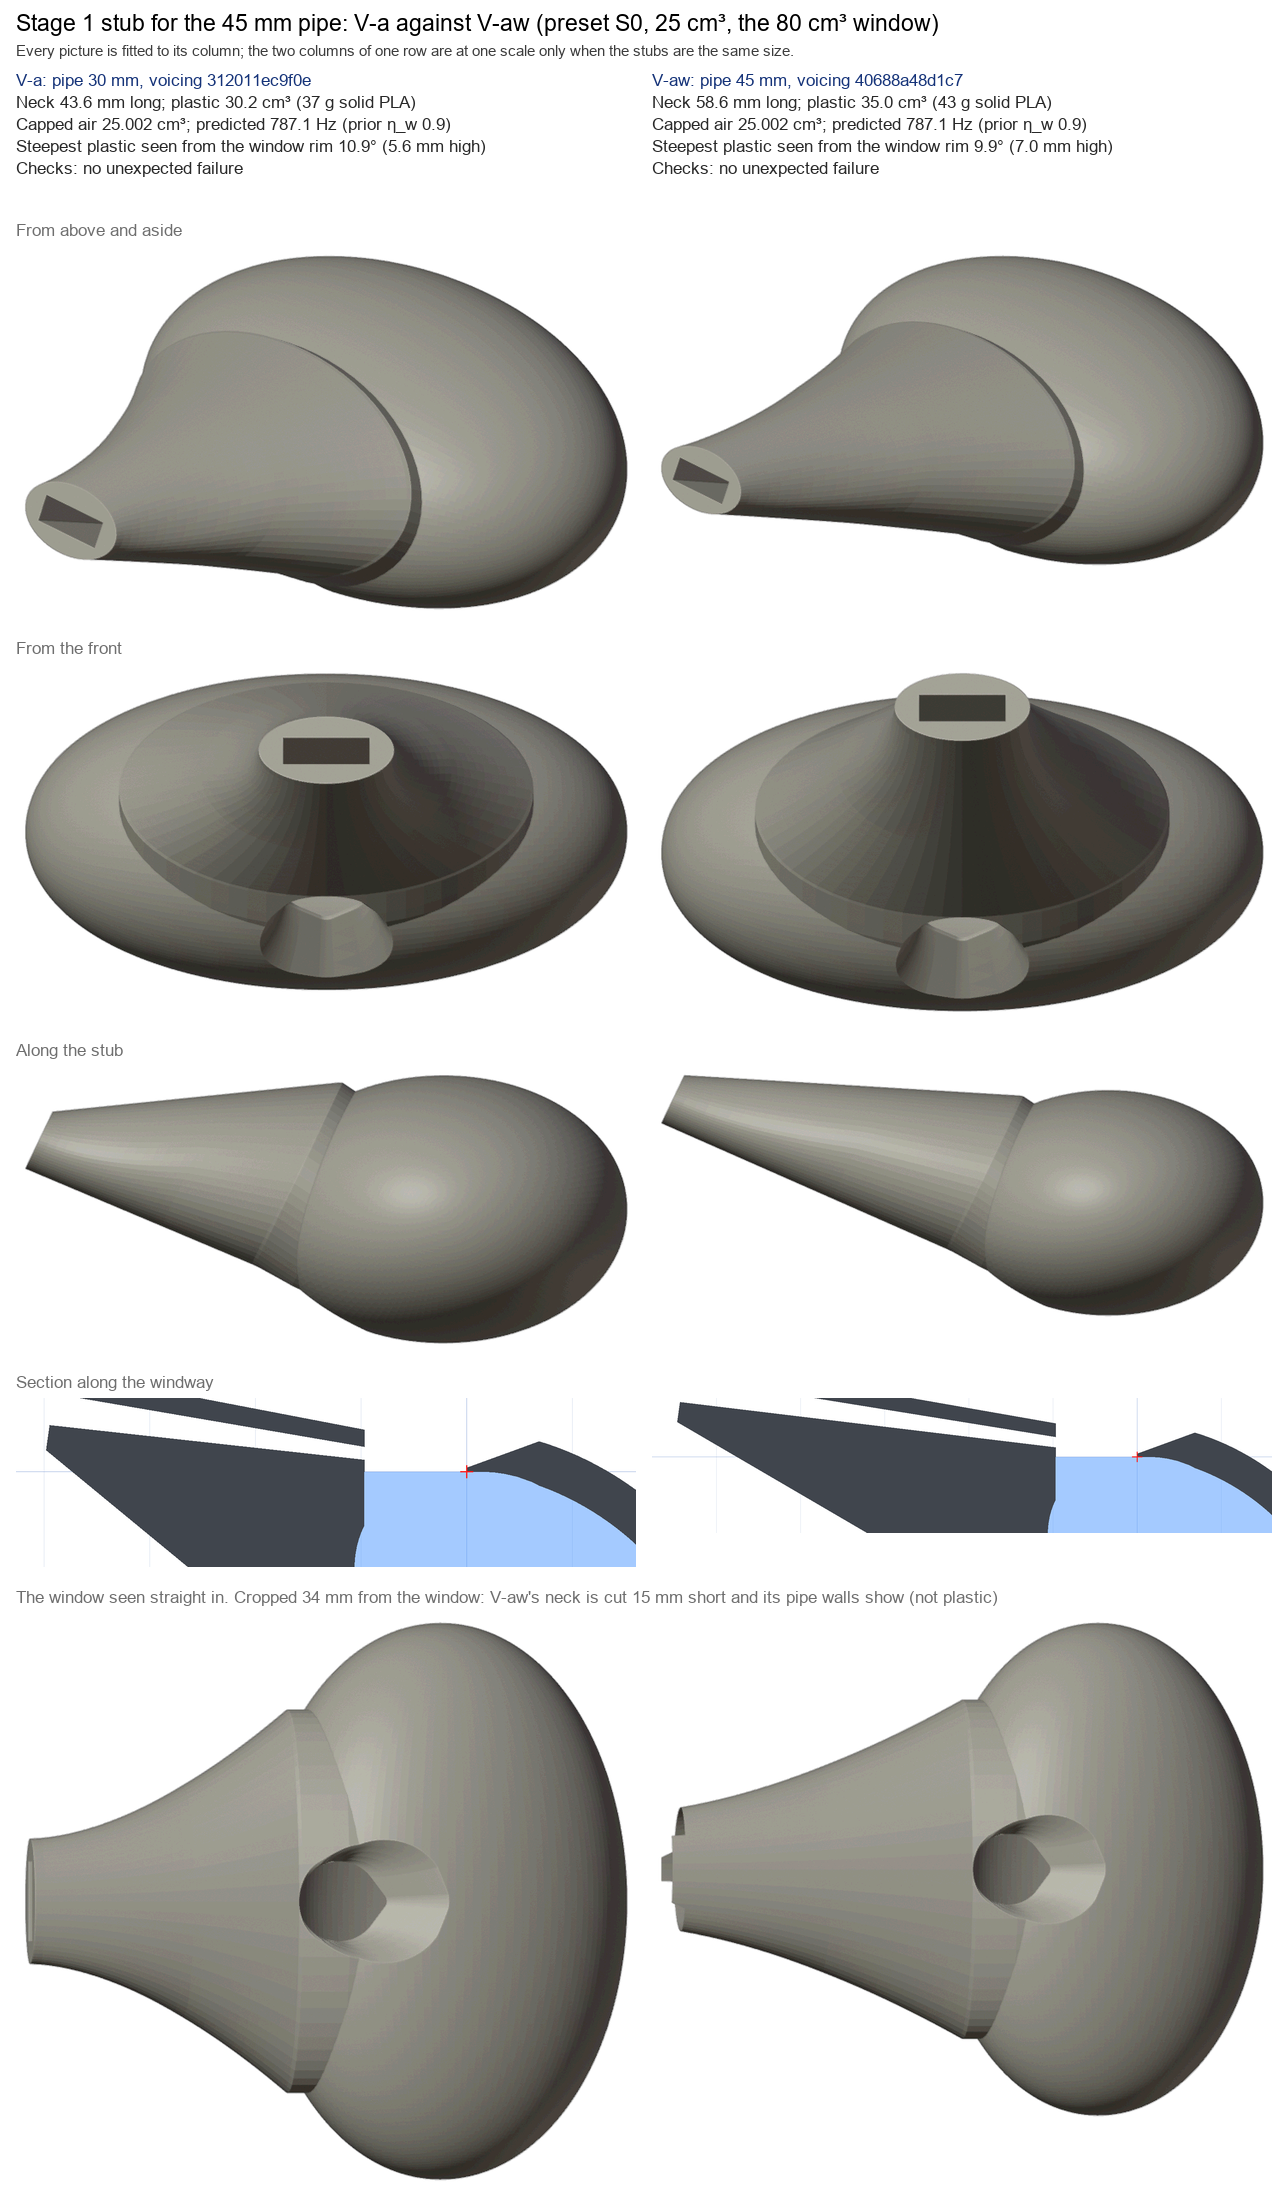

The Python source for this figure:
"""Sheet of the Stage 1 stubs V-a (30 mm pipe) and V-aw (45 mm pipe), from stub_long_pipe.py. Needs Pillow.

    python Analizes_ocarinas/Low_voicing/sheet_stub_long_pipe.py

Writes sheet_stub_long_pipe.png next to this file.
"""
import json
import pathlib

from PIL import Image, ImageDraw

import sheet_low_voicing as slv

HERE = pathlib.Path(__file__).resolve().parent
ROOT = HERE.parents[1]
DATA = json.loads((HERE / "stubs" / "stubs.json").read_text(encoding="utf-8"))
COLS = (("V-a", HERE / "stubs" / "renders" / "V-a"), ("V-aw", ROOT / "addon_renders" / "V-aw"))
ROWS = (("iso", "From above and aside"), ("front", "From the front"), ("end", "Along the stub"),
        ("section_windway", "Section along the windway"),
        ("voicing", "The window seen straight in. Cropped 34 mm from the window: V-aw's neck is cut 15 mm short and its pipe walls show (not plastic)"))
COL, PAD = 620, 16


def caption(sid):
    r = DATA[sid]
    n = r["neck"]
    return [f"{sid}: pipe {r['pipe_mm']:g} mm, voicing {r['voicing_hash']}",
            f"Neck {n.get('length_mm', 0):.1f} mm long; plastic {r['plastic_cm3']:.1f} cm³ ({1.24 * r['plastic_cm3']:.0f} g solid PLA)",
            f"Capped air {r['capped_air_cm3']:.3f} cm³; predicted {r['predicted_pitch_hz']:.1f} Hz (prior η_w {r['eta_w_prior']:g})",
            f"Steepest plastic seen from the window rim {r['flare_steepest_deg']:.1f}° ({r['above_outer_face_mm']:.1f} mm high)",
            "Checks: no unexpected failure" if not r["unexpected"] else "FAILS: " + ", ".join(r["unexpected"])]


def main():
    cells = {}
    for sid, folder in COLS:
        for row, _ in ROWS:
            p = folder / f"{row}.png"
            if p.exists():
                im = Image.open(p).convert("RGB")
                cells[(sid, row)] = slv.fit(im if row.startswith("section") else slv.trim(im), COL)
    heights = [max(cells[(s, r)].height for s, _ in COLS if (s, r) in cells) for r, _ in ROWS]
    top = 70
    cap_h = 5 * 22 + 40
    W = PAD + len(COLS) * (COL + PAD)
    H = top + cap_h + sum(h + 30 + PAD for h in heights)
    out = Image.new("RGB", (W, H), "white")
    d = ImageDraw.Draw(out)
    d.text((PAD, 10), "Stage 1 stub for the 45 mm pipe: V-a against V-aw (preset S0, 25 cm³, the 80 cm³ window)", fill=(0, 0, 0), font=slv.F_HEAD)
    d.text((PAD, 42), "Every picture is fitted to its column; the two columns of one row are at one scale only when the stubs are the same size.",
           fill=(60, 60, 60), font=slv.F_SMALL)
    for c, (sid, _) in enumerate(COLS):
        x = PAD + c * (COL + PAD)
        for i, line in enumerate(caption(sid)):
            d.text((x, top + i * 22), line, fill=slv.INK if i == 0 else (40, 40, 40), font=slv.F_CAP)
    y = top + cap_h
    for (row, label), h in zip(ROWS, heights):
        d.text((PAD, y), label, fill=(110, 110, 110), font=slv.F_CAP)
        for c, (sid, _) in enumerate(COLS):
            if (sid, row) in cells:
                out.paste(cells[(sid, row)], (PAD + c * (COL + PAD), y + 26))
        y += h + 30 + PAD
    out.save(HERE / "sheet_stub_long_pipe.png")
    print("sheet_stub_long_pipe.png", out.size)


if __name__ == "__main__":
    main()
